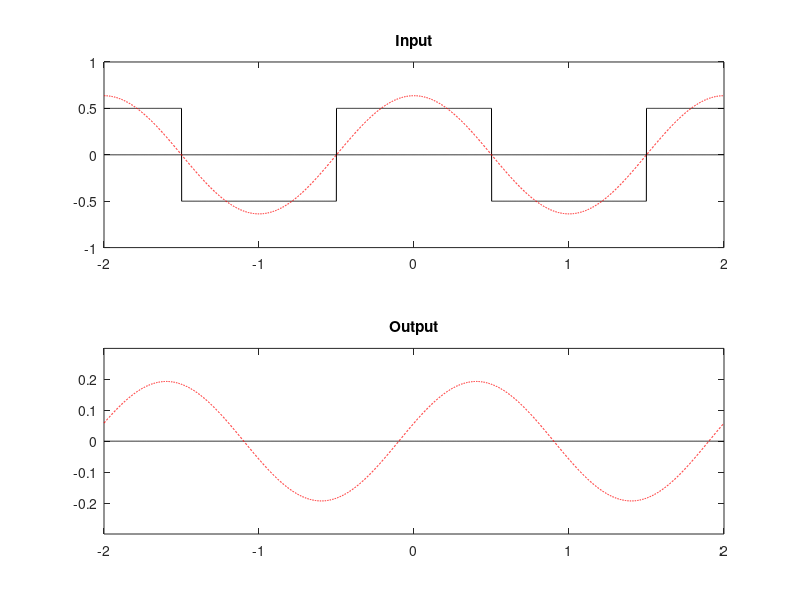

Source code (MATLAB): (Note: this script raises an error after producing the figure.)
% The system I'm thinking about is a series combination of a resistor and a
% capacitor, with the input as voltage and the output the voltage across
% the resistor.  The differential equation is y(t) = RC d/dt x(t)

% Make the square wave
T = 2;
w0 = 2*pi/T;
R = 1;  C = 1;
ts = 0.001;  % small enough the we don't see artifacts
t = -2:ts:2;

% Original square wave
x0 = zeros(size(t));
x0(find(mod(t,2)<=0.5)) = 1;
x0(find(mod(t,2)>=1.5)) = 1;
x0 = x0 - 0.5;

% Signal FS coefficients
c0 = 0;
kv = 1:100;
ckv = 1./(kv*w0).*sin(kv*w0/2);
magckv = abs(ckv);  argckv = angle(ckv);
d0 = c0;
dkv = 1./(1+j*kv*w0*R*C).*ckv;
magdkv = abs(dkv);  argdkv = angle(dkv);

% Two term approximation to square wave from fourier series
c1 = 1/(1*w0)*sin(1*w0/2);  magc1 = abs(c1);  argc1 = angle(c1);
c3 = 1/(3*w0)*sin(3*w0/2);  magc3 = abs(c3);  argc3 = angle(c3);
xf0 = zeros(size(t)) + c0;
xf1 = 2*magc1*cos(1*w0*t + argc1);
xf3 = 2*magc3*cos(3*w0*t + argc3);

% Put each component through system
d0 = c0;
d1 = 1/(1+j*w0*R*C)*c1;  magd1 = abs(d1);  argd1 = angle(d1);
d3 = 1/(1+j*3*w0*R*C)*c3;  magd3 = abs(d3);  argd3 = angle(d3);
yf0 = zeros(size(t)) + d0;
yf1 = 2*magd1*cos(1*w0*t + argd1);
yf3 = 2*magd3*cos(3*w0*t + argd3);

% Display one component case
fh = figure;
vlim = [min(t) max(t) -1 1];  vlimr = [min(t) max(t) -0.3 0.3];
subplot(2,1,1);
plot(t,x0,'k-',t,xf0,'k-',t,xf1,'r--');  axis(vlim);
title('Input');
subplot(2,1,2);
plot(t,yf0,'k-',t,yf1,'r--');  axis(vlimr);
title('Output');
exportfig(gcf,'fs_rclpf_fig01.eps','width',10,'height',7.5,'fontmode','fixed', 'fontsize',8,'Color','cmyk');
close(fh);

% Display two component case
fh = figure;
subplot(4,2,1);  
plot(t,xf0,'k-',t,xf1,'r--',t,xf3,'g--',t,xf0+xf1+xf3,'k-');  axis(vlim);
title('Input');
subplot(4,2,3);
plot(t,xf1,'r--');  axis(vlim);
title('Input component 1');
subplot(4,2,5);
plot(t,xf3,'g--');  axis(vlim);
title('Input component 2');
subplot(4,2,4);
plot(t,yf1,'r--');  axis(vlimr);
title('Output component 1');
subplot(4,2,6);
plot(t,yf3,'g--');  axis(vlimr);
title('Output component 2');
subplot(4,2,8);  
plot(t,yf0,'k-',t,yf1,'r--',t,yf3,'g--',t,yf0+yf1+yf3,'k-');  axis(vlimr);
title('Output');
exportfig(gcf,'fs_rclpf_fig02.eps','width',13,'height',8,'fontmode','fixed', 'fontsize',8,'Color','cmyk');
close(fh);

% Input and output for increasing number of terms
Nv = [5 30];
for i=1:length(Nv)
  fh = figure;
  N = Nv(i);
  xf = zeros(size(t)) + c0;
  yf = zeros(size(t)) + d0;
  subplot(2,1,1);  plot(t,xf,'k-');
  subplot(2,1,2);  plot(t,yf,'k-');
  for k=1:N
    xfk = 2*magckv(k)*cos(k*w0*t + argckv(k));
    xf = xf + xfk;
    subplot(2,1,1);  hold on;  plot(t,xfk,'r--');  hold off;  axis(vlim);
    yfk = 2*magdkv(k)*cos(k*w0*t + argdkv(k));
    yf = yf + yfk;
    subplot(2,1,2);  hold on;  plot(t,yfk,'r--');  hold off;  axis(vlimr);
  end
  subplot(2,1,1);  hold on;  plot(t,xf,'k-');  hold off;
  title(sprintf('Input (N=%i)',N));
  subplot(2,1,2);  hold on;  plot(t,yf,'k-');  hold off;
  title('Output');
  outfile = sprintf('fs_rclpf_fig%02i.eps',i+2);
  exportfig(gcf,outfile,'width',10,'height',7.5,'fontmode','fixed', 'fontsize',8,'Color','cmyk');
  %close(fh);
  pause;
end

% Bode plot for system
wv = -2*pi:0.001:2*pi;
Hv = 1./(1+j*wv*R*C);
subplot(2,1,1);
plot(wv,abs(Hv),'k-');
ax = axis;  ax(1) = -2*pi;  ax(2) = 2*pi;  axis(ax);
ylabel('|H(\omega)|');
set(gca,'XTick',[-2*pi -pi 0 pi 2*pi]);
set(gca,'XTickLabel',{'-2*pi','-pi','0','pi','2*pi'});
subplot(2,1,2);
plot(wv,zeros(size(wv)),'k-',wv,angle(Hv),'k-');
xlabel('\omega');  ylabel('\angle H(\omega)');
ax = axis;  ax(1) = -2*pi;  ax(2) = 2*pi;  axis(ax);
set(gca,'XTick',[-2*pi -pi 0 pi 2*pi]);
set(gca,'XTickLabel',{'-2*pi','-pi','0','pi','2*pi'});
exportfig(gcf,'fs_rclpf_fig05.eps','width',10,'height',7.5,'fontmode','fixed', 'fontsize',8,'Color','cmyk');
close(fh);